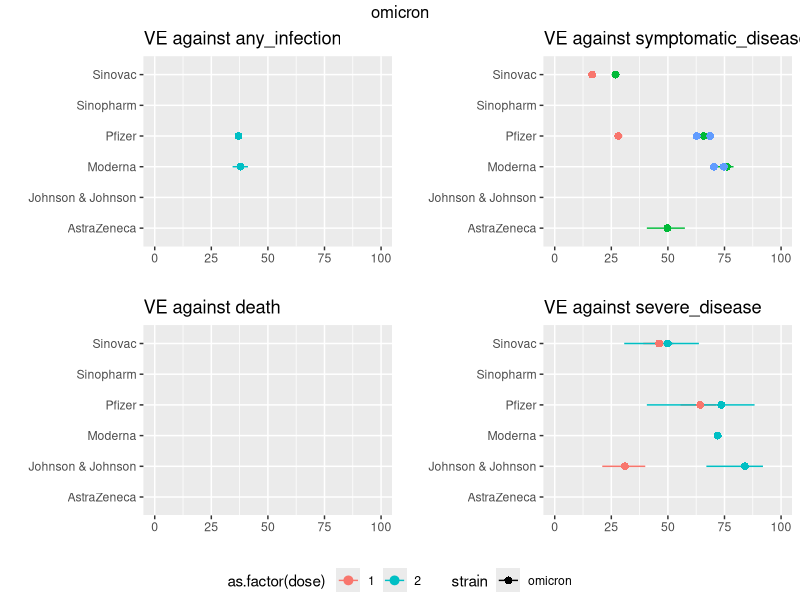

Generate this figure with R: (Note: this script raises an error after producing the figure.)
#This program creates point estimates of VE by dose, vaccine_type, outcome and strain

# strains =  "delta"   "omicron"
# outcomes = "any_infection"       "death"               "severe_disease"      "symptomatic_disease"
# vaccine type = "AstraZeneca"       "Johnson & Johnson" "Moderna"           "Pfizer"            "Sinopharm"         "Sinovac"     


require(ggpubr); require(readr);require(ggplot2); require(tidyverse)

#NOTE: the four VE we calculate are VE against infection, death, severe disease and symptomatic disease. 


##### (1/2) Inital estimates from IVAC living systematic review ##########4#########################################################################
VE_estimates <- read.csv("1_inputs/VE_WHO_forest_plot.csv",header=TRUE)
colnames(VE_estimates)

VE_estimates = VE_estimates  %>% select(strain, vaccine_type, dose, outcome,VE,lower_est,upper_est)

this_strain = 'delta'
this_strain = 'omicron'
to_plot = VE_estimates[VE_estimates$strain == this_strain,]
plot_list = list()
for (i in 1:length(unique(to_plot$outcome))){
  outcome = unique(to_plot$outcome)[i]
  plot_list [[i]] <- ggplot(data=to_plot[to_plot$outcome==outcome,]) + 
    #geom_point(aes(x=VE,y=vaccine_type, color=as.factor(dose),shape=strain)) +
    geom_pointrange(aes(x=VE,y=vaccine_type,color=as.factor(dose),shape=strain,xmin=lower_est,xmax=upper_est)) +
    xlim(0,100) +
    xlab("") + 
    ylab("") + 
    labs(title=paste("VE against ",outcome,sep=""))
}
plot_group = ggarrange(plot_list[[1]],plot_list[[4]],plot_list[[2]],plot_list[[3]],
          common.legend = TRUE,
          legend="bottom"
)
annotate_figure(plot_group,top=text_grob(paste(this_strain)))

#NOTES ON ODD BEHAVIOUR: Sinopharm -> J&J 3rd is higher than Sinopharm 1 & 2 but lower than J&J 2nd
#repeat Sinopharm 3rd with J&J as J&J booster
workshop = VE_estimates %>% filter(vaccine_type == 'Johnson & Johnson' & dose == 3 & outcome %in% c('severe_disease','death'))
workshop$dose = 2
VE_estimates = rbind(VE_estimates,workshop)


###some analysis:
#(A/D) compare VE against death (where avaliable) to VE against severe disease
death = VE_estimates[VE_estimates$outcome == 'death',] %>% 
  select(strain,vaccine_type,dose,VE) %>%
  rename(death = VE)
severe_disease = VE_estimates[VE_estimates$outcome == 'severe_disease',] %>% 
  select(strain,vaccine_type,dose,VE) %>%
  rename(severe_disease = VE)

workshop = death %>% 
  left_join(severe_disease, by = c("strain", "vaccine_type", "dose")) %>%
  mutate(ratio = severe_disease/death)
workshop %>% summarise(mean = mean(ratio,na.rm=TRUE),
                       sd = sd(ratio,na.rm=TRUE))
# mean        sd
# 1 0.9667011 0.1131279
workshop %>% group_by(dose) %>%
  summarise(mean = mean(ratio,na.rm=TRUE),
                       sd = sd(ratio,na.rm=TRUE))
# dose  mean     sd
#   1     1 0.929 0.145 
#   2     2 1.02  0.0171
#close enough to one!
#____________________

#(B/D) compare VE against any infection (where avaliable) to symptomatic disease
symptomatic_disease = VE_estimates[VE_estimates$outcome == 'symptomatic_disease',] %>% 
  select(strain,vaccine_type,dose,VE) %>%
  rename(symptomatic_disease = VE)
any_infection = VE_estimates[VE_estimates$outcome == 'any_infection',] %>% 
  select(strain,vaccine_type,dose,VE) %>%
  rename(any_infection = VE)

workshop = symptomatic_disease %>% 
  left_join(any_infection, by = c("strain", "vaccine_type", "dose")) %>%
  mutate(ratio = any_infection/symptomatic_disease)
workshop %>% summarise(mean = mean(ratio,na.rm=TRUE),
                       sd = sd(ratio,na.rm=TRUE))
# mean        sd
# 1 0.9017756 0.2476893
workshop %>% group_by(dose) %>%
  summarise(count = sum(is.na(ratio)),
            mean = mean(ratio,na.rm=TRUE),
            sd = sd(ratio,na.rm=TRUE))
# dose count    mean      sd
# 1     9   1.11   0.0834
# 2     5   0.779  0.231 
workshop %>% group_by(strain) %>%
  summarise(count = sum(is.na(ratio)),
            mean = mean(ratio,na.rm=TRUE),
            sd = sd(ratio,na.rm=TRUE))
# strain  count  mean     sd
# 1 delta       5 1.03  0.109 
# 2 omicron    13 0.530 0.0450
infection_sympt_ratio = workshop %>% group_by(strain) %>%
  summarise(count = sum(is.na(ratio)),
            mean = mean(ratio,na.rm=TRUE),
            sd = sd(ratio,na.rm=TRUE))
#_________________________


#(C/D) compare VE against omicron (where avaliable) to delta
delta = VE_estimates[VE_estimates$strain == 'delta',] %>% 
  select(outcome,vaccine_type,dose,VE) %>%
  rename(delta = VE)
omicron = VE_estimates[VE_estimates$strain == 'omicron',] %>% 
  select(outcome,vaccine_type,dose,VE) %>%
  rename(omicron = VE)

workshop = delta %>% 
  left_join(omicron, by = c("outcome", "vaccine_type", "dose")) %>%
  mutate(ratio = omicron/delta)
workshop %>% summarise(mean = mean(ratio,na.rm=TRUE),
                       sd = sd(ratio,na.rm=TRUE))
# mean        sd
# 1 0.6210314 0.1543049
workshop %>% group_by(dose) %>%
  summarise(mean = mean(ratio,na.rm=TRUE),
            sd = sd(ratio,na.rm=TRUE))
# dose  mean    sd
# 1     1 0.540 0.171
# 2     2 0.651 0.148
workshop %>% group_by(outcome) %>%
  summarise(count = sum(is.na(ratio)),
            mean = mean(ratio,na.rm=TRUE),
            sd = sd(ratio,na.rm=TRUE))
# outcome             count    mean      sd
# 1 any_infection           9   0.447  0.0225
# 2 death                  11 NaN     NA     
# 3 severe_disease          6   0.620  0.164 
# 4 symptomatic_disease     7   0.710  0.112 
delta_omicron_ratio = workshop %>% group_by(outcome) %>%
  summarise(count = sum(is.na(ratio)),
            mean = mean(ratio,na.rm=TRUE),
            sd = sd(ratio,na.rm=TRUE))
delta_omicron_ratio$mean[delta_omicron_ratio$outcome == 'death'] = delta_omicron_ratio$mean[delta_omicron_ratio$outcome == 'severe_disease']
#since death is missing
#_________________________


#(D/D) dose one to two
dose_one = VE_estimates[VE_estimates$dose == 1,] %>% 
  select(strain,outcome,vaccine_type,VE) %>%
  rename(dose_one = VE)
dose_two = VE_estimates[VE_estimates$dose == 2,] %>% 
  select(strain,outcome,vaccine_type,VE) %>%
  rename(dose_two = VE)

workshop = dose_one %>% 
  left_join(dose_two, by = c("strain", "outcome", "vaccine_type")) %>%
  mutate(ratio = dose_one/dose_two)
# mean        sd
# 1 0.7445608 0.1569164
workshop %>% summarise(mean = mean(ratio,na.rm=TRUE),
                       sd = sd(ratio,na.rm=TRUE))

workshop %>% group_by(strain) %>%
  summarise(count = sum(is.na(ratio)),
            mean = mean(ratio,na.rm=TRUE),
            sd = sd(ratio,na.rm=TRUE))
# strain  count  mean    sd
# 1 delta       6 0.755 0.139
# 2 omicron    16 0.709 0.232

workshop %>% group_by(vaccine_type) %>%
  summarise(count = sum(is.na(ratio)),
            mean = mean(ratio,na.rm=TRUE),
            sd = sd(ratio,na.rm=TRUE))
# vaccine_type count  mean     sd
# 1 AstraZeneca      4 0.783 0.122 
# 2 Johnson & Johnson4 0.755 0.258 
# 2 Moderna          5 0.798 0.0949
# 3 Pfizer           2 0.735 0.203 
# 4 Sinopharm        5 0.642 0.164 
# 5 Sinovac          6 0.769 0.220 

workshop %>% group_by(outcome) %>%
  summarise(count = sum(is.na(ratio)),
            mean = mean(ratio,na.rm=TRUE),
            sd = sd(ratio,na.rm=TRUE))
# outcome             count  mean     sd
# 1 any_infection           6 0.698 0.146 
# 2 death                   7 0.885 0.0500
# 3 severe_disease          4 0.830 0.129 
# 4 symptomatic_disease     5 0.596 0.106 

dose_ratio = workshop %>% group_by(outcome) %>%
  summarise(count = sum(is.na(ratio)),
            mean = mean(ratio,na.rm=TRUE),
            sd = sd(ratio,na.rm=TRUE))
#_________________________
#_________________________________________________________________________________________________________________________________________




##### (2/2) Impute missing values based on previous analysis ###################################################################################
workshop = VE_estimates %>%
  mutate(source = case_when(
    is.na(VE) == FALSE ~ 'literature',
    TRUE ~ 'imputed'
  ))

#Step One: estimate dose one from dose two
for (s in unique(workshop$strain)){
  for (t in unique(workshop$vaccine_type)){
    for (o in unique(workshop$outcome)){
      workshop_rows = workshop[workshop$strain == s & workshop$vaccine_type == t & workshop$outcome == o, ]
      if (workshop_rows$source[workshop_rows$dose == 1] == "imputed" & 
          workshop_rows$source[workshop_rows$dose == 2] == "literature"){
        estimate = workshop_rows$VE[workshop_rows$dose == 2] * dose_ratio$mean[dose_ratio$outcome == o]
        workshop$VE[workshop$strain == s & workshop$vaccine_type == t & workshop$outcome == o & workshop$dose == 1] = estimate
        workshop$source_extend[workshop$strain == s & workshop$vaccine_type == t & workshop$outcome == o & workshop$dose == 1] = "dose one estimated from dose two"
      }
    }
  }
}
sum(workshop$source_extend == "dose one estimated from dose two",na.rm=TRUE)
#n=8
  
#Step Two: estimate severe_disease <-> death, and acquisition <-> symptomatic
#(A/B) severe_disease <-> death
#close enough to one, thus set equal
for (s in unique(workshop$strain)){
  for (t in unique(workshop$vaccine_type)){  
    for (d in c(1,2)){
        workshop_rows = workshop[workshop$strain == s & workshop$vaccine_type == t & workshop$dose == d & workshop$outcome %in% c('death','severe_disease'), ]
        #severe_outcome -> death
        if (workshop_rows$source[workshop_rows$outcome == 'death'] == "imputed" &
            is.na(workshop_rows$source_extend[workshop_rows$outcome == 'death']) &
            is.na(workshop_rows$VE[workshop_rows$outcome == 'severe_disease']) == FALSE){ #NOTE ASSUMPTION - may be imputing from already imputed value!!!
          estimate = workshop_rows$VE[workshop_rows$outcome == 'severe_disease'] 
          workshop$VE[workshop$strain == s & workshop$vaccine_type == t & workshop$outcome == 'death' & workshop$dose == d] = estimate
          workshop$source_extend[workshop$strain == s & workshop$vaccine_type == t & workshop$outcome == 'death' & workshop$dose == d] = "death inferred from severe_disease"
        }
        #death -> severe_outcome
        if (workshop_rows$source[workshop_rows$outcome == 'severe_disease'] == "imputed" &
            is.na(workshop_rows$source_extend[workshop_rows$outcome == 'severe_disease']) &
            is.na(workshop_rows$VE[workshop_rows$outcome == 'death']) == FALSE){ #NOTE ASSUMPTION - may be imputing from already imputed value!!!
          estimate = workshop_rows$VE[workshop_rows$outcome == 'death'] 
          workshop$VE[workshop$strain == s & workshop$vaccine_type == t & workshop$outcome == 'severe_disease' & workshop$dose == d] = estimate
          workshop$source_extend[workshop$strain == s & workshop$vaccine_type == t & workshop$outcome == 'severe_disease' & workshop$dose == d] = "severe_disease inferred from death"
        }
    }
  }
}
sum(workshop$source_extend == "death inferred from severe_disease",na.rm=TRUE) # n = 12
sum(workshop$source_extend == "severe_disease inferred from death",na.rm=TRUE) # n = 0


#(B/B) acquisition <-> symptomatic
for (s in unique(workshop$strain)){
    for (t in unique(workshop$vaccine_type)){  
      for (d in c(1,2)){
        workshop_rows = workshop[workshop$strain == s & workshop$vaccine_type == t & workshop$dose == d & workshop$outcome %in% c('any_infection','symptomatic_disease'), ]
        #any infection -> symptomatic infection
        if (workshop_rows$source[workshop_rows$outcome == 'any_infection'] == "imputed" &
            is.na(workshop_rows$source_extend[workshop_rows$outcome == 'any_infection']) &
            is.na(workshop_rows$VE[workshop_rows$outcome == 'symptomatic_disease']) == FALSE){ #NOTE ASSUMPTION - may be imputing from already imputed value!!!
          estimate = workshop_rows$VE[workshop_rows$outcome == 'symptomatic_disease'] * infection_sympt_ratio$mean[infection_sympt_ratio$strain == s]
          workshop$VE[workshop$strain == s & workshop$vaccine_type == t & workshop$outcome == 'any_infection' & workshop$dose == d] = estimate
          workshop$source_extend[workshop$strain == s & workshop$vaccine_type == t & workshop$outcome == 'any_infection' & workshop$dose == d] = "any_infection inferred from symptomatic_disease"
        }
        #symptomatic infection -> any infection
        if (workshop_rows$source[workshop_rows$outcome == 'symptomatic_disease'] == "imputed" &
            is.na(workshop_rows$source_extend[workshop_rows$outcome == 'symptomatic_disease']) &
            is.na(workshop_rows$VE[workshop_rows$outcome == 'any_infection']) == FALSE){ #NOTE ASSUMPTION - may be imputing from already imputed value!!!
          estimate = workshop_rows$VE[workshop_rows$outcome == 'any_infection'] * 1/infection_sympt_ratio$mean[infection_sympt_ratio$strain == s]
          workshop$VE[workshop$strain == s & workshop$vaccine_type == t & workshop$outcome == 'symptomatic_disease' & workshop$dose == d] = estimate
          workshop$source_extend[workshop$strain == s & workshop$vaccine_type == t & workshop$outcome == 'symptomatic_disease' & workshop$dose == d] = "symptomatic_disease inferred from any_infection"
        }  
    }
  }
}
sum(workshop$source_extend == "any_infection inferred from symptomatic_disease",na.rm=TRUE) # n = 4
sum(workshop$source_extend == "symptomatic_disease inferred from any_infection",na.rm=TRUE) # n = 8


#Step Three: estimate omicron from delta
for (o in unique(workshop$outcome)){
  for (t in unique(workshop$vaccine_type)){
      for (d in c(1,2)){
        workshop_rows = workshop[workshop$dose == d & workshop$vaccine_type == t & workshop$outcome == o, ]
        if (workshop_rows$source[workshop_rows$strain == "omicron"] == "imputed" & 
            is.na(workshop_rows$source_extend[workshop_rows$strain == 'omicron']) &
            is.na(workshop_rows$VE[workshop_rows$strain == 'delta']) == FALSE){
          estimate = workshop_rows$VE[workshop_rows$strain == 'delta'] * delta_omicron_ratio$mean[delta_omicron_ratio$outcome == o]
          workshop$VE[workshop$dose == d & workshop$vaccine_type == t & workshop$outcome == o & workshop$strain == "omicron"] = estimate
          workshop$source_extend[workshop$dose == d & workshop$vaccine_type == t & workshop$outcome == o & workshop$strain == "omicron"] = "omicron estimated from delta"
        }
      }
  }
}
sum(workshop$source_extend =="omicron estimated from delta",na.rm=TRUE) # n=12


#COMEBACK - is this still necessary?
# t = "Johnson & Johnson"
# d = 1
# for (o in unique(workshop$outcome)){
#        workshop_rows = workshop[workshop$dose == d & workshop$vaccine_type == t & workshop$outcome == o, ]
#         if (workshop_rows$source[workshop_rows$strain == "omicron"] == "imputed" & 
#             is.na(workshop_rows$source_extend[workshop_rows$strain == 'omicron']) &
#             is.na(workshop_rows$VE[workshop_rows$strain == 'delta']) == FALSE){
#           estimate = workshop_rows$VE[workshop_rows$strain == 'delta'] * delta_omicron_ratio$mean[delta_omicron_ratio$outcome == o]
#           workshop$VE[workshop$dose == d & workshop$vaccine_type == t & workshop$outcome == o & workshop$strain == "omicron"] = estimate
#           workshop$source_extend[workshop$dose == d & workshop$vaccine_type == t & workshop$outcome == o & workshop$strain == "omicron"] = "omicron estimated from delta"
#   }
# }

sum(workshop$source_extend =="omicron estimated from delta",na.rm=TRUE) #n=14

if (nrow(workshop[is.na(workshop$VE),])>0){stop('Some values to go!')}


VE_estimates_imputed = workshop %>%
  mutate(vaccine_type_long = case_when(
    vaccine_type == "AstraZeneca" ~ "AstraZeneca Vaxzevria (ChAdOx1)",
    vaccine_type == "Johnson & Johnson" ~ "Johnson & Johnson Janssen (Ad26.COV2.S)",
    vaccine_type == "Moderna" ~ "Moderna Spikevax (mRNA-1273)",
    vaccine_type == "Pfizer" ~ "Pfizer-BioNTech Comirnaty (BNT162b2)",
    vaccine_type == "Sinopharm" ~ "Sinopharm BIBP vaccine",
    vaccine_type == "Sinovac" ~ "Sinovac Biotech CoronaVac"         
  ),
  vaccine_mode = case_when(
      vaccine_type == 'Pfizer' ~ 'mRNA',
      vaccine_type == 'Moderna' ~ 'mRNA',
      vaccine_type == 'AstraZeneca' ~ 'viral',
      vaccine_type == 'Sinopharm' ~ 'viral',
      vaccine_type == 'Sinovac' ~ 'viral',
      vaccine_type == 'Johnson & Johnson' ~ 'viral'
    ),
  outcome_family = case_when(
    outcome %in% c('any_infection','symptomatic_disease') ~ 'acquisition',
    outcome %in% c('severe_disease','death') ~ 'severe_outcome'
    
  ))

strain = 'omicron'
to_plot = VE_estimates_imputed[VE_estimates_imputed$strain == strain &VE_estimates_imputed$dose !=3,]

#to_plot = VE_estimates_imputed %>% filter(vaccine_type %in% c('Moderna','Pfizer','AstraZeneca'), strain == 'omicron')

plot_list = list()
for (i in 1:length(unique(to_plot$outcome))){
  outcome = unique(to_plot$outcome)[i]
  plot_list [[i]] <- ggplot(data=to_plot[to_plot$outcome==outcome,]) + 
    geom_pointrange(aes(x=VE,y=vaccine_type_long,color=as.factor(dose),shape=source,xmin=lower_est,xmax=upper_est)) +
    xlim(0,100) +
    xlab("") +
    theme_bw() + 
    scale_shape_manual(values=c(1,19)) +
    ylab("") + 
    labs(title=paste("VE against ",outcome,sep="")) + 
    theme(text=element_text(size=10), 
          plot.title=element_text(size=12))
}
plot_VE_point_estimates = ggarrange(plot_list[[1]],plot_list[[4]],plot_list[[3]],plot_list[[2]],
                                    common.legend = TRUE,
                                    legend="bottom")
#annotate_figure(plot, top = text_grob(paste('VE estimates against',strain), size = 18))
plot_VE_point_estimates

save(VE_estimates_imputed,file = "1_inputs/VE_estimates_imputed.Rdata")


##### send to Cromer et al.
# VE_severe_outcome_estimates_FINAL = VE_estimates_imputed[VE_estimates_imputed$outcome %in% c('death','severe_disease'), ]
# write.csv(VE_severe_outcome_estimates_FINAL, file = 'x_results/VE_severe_outcome.Rdata')
